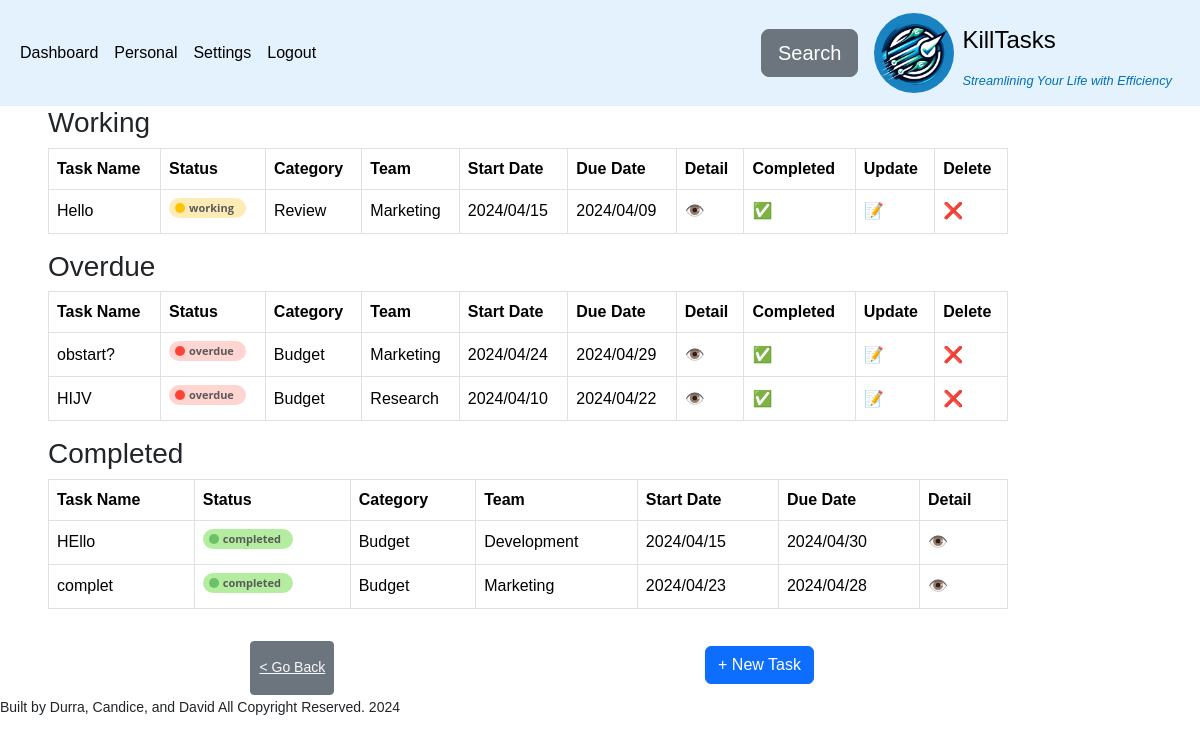
The page /private/personal.php (signed in) on the database as committed earlier.
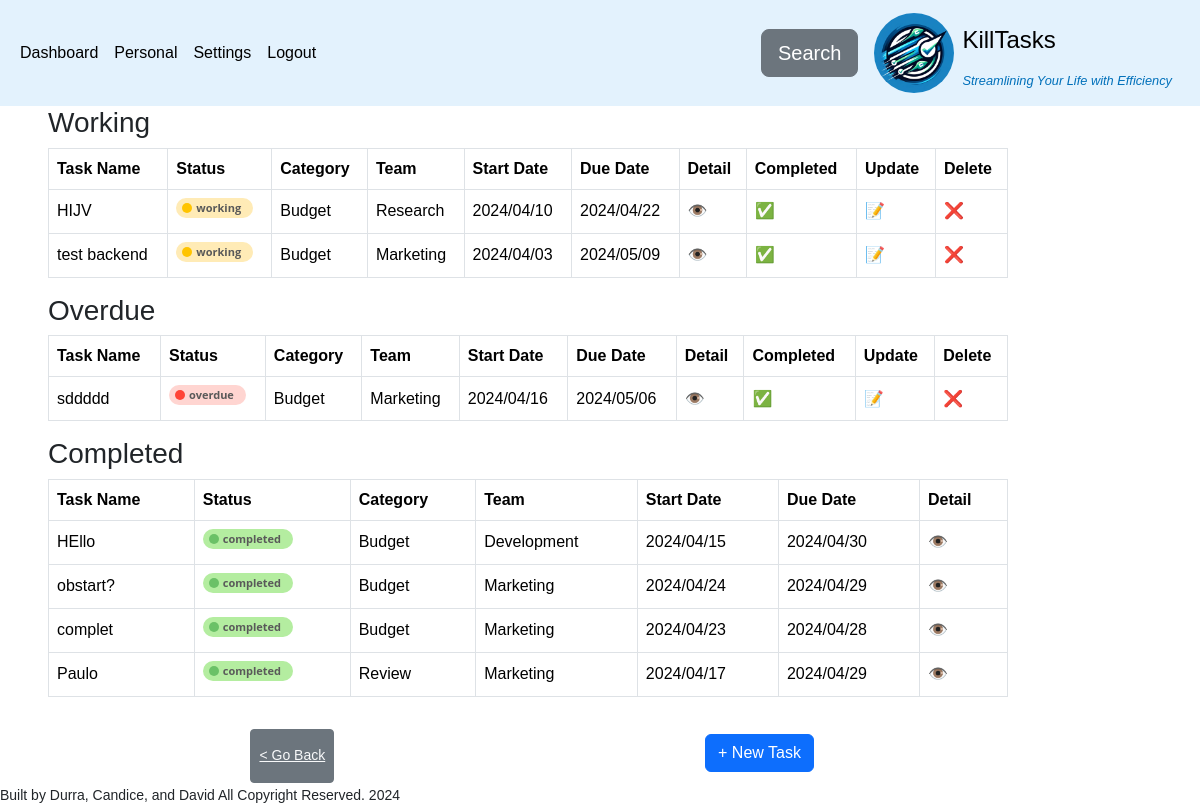
The same page on the database as committed later.
### tables this page shows
CREATE TABLE `task` (
  `task_id` int(11) NOT NULL,
  `task_name` varchar(255) DEFAULT NULL,
  `task_description` varchar(255) DEFAULT NULL,
  `user_email` varchar(50) NOT NULL,
  `category` varchar(50) NOT NULL,
  `status` varchar(50) NOT NULL DEFAULT 'working',
  `team` varchar(50) DEFAULT NULL,
  `created_at` timestamp NOT NULL DEFAULT current_timestamp(),
  `updated_at` datetime DEFAULT current_timestamp() ON UPDATE current_timestamp(),
  `start_date` timestamp NULL DEFAULT NULL,
  `due_date` timestamp NULL DEFAULT NULL,
  `deleted` tinyint(1) NOT NULL DEFAULT 0
);

### partials/search.php (called while the page is built, shortened)
<?php
include_once("../server/service/task.php");
include_once("../server/utils/convertors.php");
$service = new TaskService();
$tasks = $service->get_tasks();
?>

### private/personal.php (called while the page is built, shortened)
<?php include("../partials/header.php") ?>
<?php include("../partials/tasks.php") ?>
<?php include("../partials/footer.php") ?>

### server/config/pdo.php (called while the page is built, shortened)
<?php
  class PdoDao {
    private PDO $pdo;
    private static string $DB_HOST = "localhost";
    private static string $DB_USER = "admin";
    private static string $DB_PASS = "admin";
    private static string $DB_NAME = "killtasks";
    private static string $DB_PORT = "3306";
    function __construct() {
      $dsn = "mysql:host=" . self::$DB_HOST . ";dbname=" . self::$DB_NAME . ";port=" . self::$DB_PORT;
      try {
        $this->pdo = new PDO($dsn, self::$DB_USER, self::$DB_PASS);
        $this->pdo->setAttribute(PDO::ATTR_ERRMODE, PDO::ERRMODE_EXCEPTION);
      } catch (PDOException $e) {
        echo "Connection failed: " . $e->getMessage();
      }
    }
    function get_pdo(): PDO {
      return $this->pdo;
    }
  }

### server/service/task.php (called while the page is built, shortened)
<?php
include_once("../server/model/task.php");
include_once("../server/config/pdo.php");
include_once("../server/utils/convertors.php");
class TaskService
{
  private PDO $conn;
  public function __construct(PdoDao $pdo = new PdoDao())
  {
    $this->conn = $pdo->get_pdo();
  }
  public function get_tasks(): array
  {
    try {
      $sql = "SELECT * FROM task t order by status desc , created_at";
      $statement = $this->conn->prepare($sql);
      $statement->execute();
      $result =  $statement->fetchAll(PDO::FETCH_ASSOC);
      if (!empty($result)) {
        return $result;
      }
    } catch (PDOException $e) {
      echo $e->getMessage();
    }
  }
  public function get_tasks_by_user(string $email)
  {
    try {
      $sql = "SELECT * FROM task t
             WHERE user_email = :user_email
             AND deleted IS FALSE
             ORDER BY status DESC, created_at;
             ";
      $stmt = $this->conn->prepare($sql);
      $stmt->bindParam(':user_email', $email, PDO::PARAM_STR);
      $stmt->execute();
      $result =  $stmt->fetchAll(PDO::FETCH_ASSOC);
      $tasks = [];
      if (!empty($result)) {
        foreach ($result as $row) {
          $task = new Task(
            $row['task_id'],
            $row['task_name'],
            $row['task_description'],
            $row['user_email'],
            $row['category'],
            $row['status'],
            $row['team'],
            $row['start_date'],
            $row['due_date'],
            $row['created_at'],
            $row['updated_at']
          );
          array_push($tasks, $task);
        }
        return $tasks;
      }
    } catch (PDOException $e) {
      echo $e->getMessage();
    }
  }
}

### server/model/task.php (called while the page is built, shortened)
<?php
class Task implements \JsonSerializable
{
  private ?int $task_id;
  private string $task_name;
  private string $category;
  private string $status;
  private string $team;
  private string $start_date;
  private string $due_date;
  function __construct(?int $task_id, string $task_name, string $task_description, string $user_email, string $category, string $status,  string $team, string $start_date, string $due_date, ?string $created_at = null, ?string $updated_at = null)
  {
    $this->task_id = $task_id;
    $this->task_name = $task_name;
    $this->status = strtolower($status);
    $this->category = strtolower($category);
    $this->team = strtolower( $team);
    $this->start_date = $start_date;
    $this->due_date = $due_date;
  }
  public function get_task_id(): int
  {
    return $this->task_id;
  }
  public function get_task_name(): string
  {
    return $this->task_name;
  }
  public function get_team(): string | null
  {
    return $this->team;
  }
  public function get_status(): string
  {
    return $this->status;
  }
  public function get_category(): string | null
  {
    return $this->category;
  }
  public function get_start_date(): string | null
  {
    return $this->start_date;
  }
  public function get_due_date(): string | null
  {
    return $this->due_date;
  }
}

### server/utils/convertors.php (called while the page is built, shortened)
<?php
function string_to_date(?string  $date, string $format = "c")
{
  return $date  ?  date($format, strtotime($date)) : "";
}

### partials/tasks.php (the view, shortened to what the changed rows need)
<?php
include_once("../server/service/task.php");
include_once("../server/config/pdo.php");
include_once("../server/utils/convertors.php");
include_once("../partials/badges.php");
$task_service = new TaskService();
$tasks =  $task_service->get_tasks_by_user($_SESSION['email']);
$groupByStatus = array();
if (isset($task) || empty($tasks)) {
  echo "<h1> No tasks found </h1>";
  return;
} else {
  foreach ($tasks as $key => $value) {
    $groupByStatus[$value->get_status()][] = $value;
  }
}
?>
<main class="table-responsive table_wrapper">
  <?php foreach ($groupByStatus as $status => $tasks) : ?>
    <table class="table table-bordered align-middle">
      <thead>
        <tr>
          <th scope="col">Task Name</th>
          <th scope="col">Status</th>
          <th scope="col">Category</th>
          <th scope="col">Team</th>
          <th scope="col">Start Date</th>
          <th scope="col">Due Date</th>
          <th scope="col"> Detail </th>
          <?php if ($status !== "completed") : ?>
            <th scope="col"> Completed</th>
            <th scope="col">Update</th>
            <th scope="col">Delete</th>
          <?php endif ?>
        </tr>
      </thead>
      <tbody>
        <h3> <?= ucwords($status) ?> </h3>
        <?php foreach ($tasks as $task) : ?>
          <tr>
            <td><?php echo $task->get_task_name() ?></td>
            <td><?= status_badge($task->get_status()) ?> </td>
            <td><?php echo ucwords($task->get_category())  ?? "" ?></td>
            <td><?php echo ucwords($task->get_team()) ?? "" ?></td>
            <td><?php echo string_to_date($task->get_start_date(), 'Y/m/d') ?? "" ?></td>
            <td><?php echo string_to_date($task->get_due_date(), "Y/m/d") ?? "" ?></td>
            <td> <a class="text-decoration-none" href=<?= "../private/task_view.php?task_id=" . $task->get_task_id() ; ?>> 👁️</a></td>
            <?php if ($status !== "completed") : ?>
              <td> <a class="text-decoration-none" href=<?= "../private/personal.php?task_id=" . $task->get_task_id() . "&method=completed"; ?>> ✅</a></td>
              <td> <a class="text-decoration-none" href=<?= "../private/task_update.php?task_id=" . $task->get_task_id(); ?>> 📝 </a></td>
              <td> <a class="text-decoration-none" href=<?= "../private/personal.php?task_id=" . $task->get_task_id() . "&method=delete"; ?>>❌</a></td>
            <?php endif ?>
          </tr>
        <?php endforeach; ?>
      </tbody>
    </table>
  <?php endforeach; ?>
</main>

### partials/header.php (shortened to what the changed rows need)
<?php
$uri = $_SERVER['REQUEST_URI'];
$is_login = str_contains(strtolower($uri), "login");
$is_register = str_contains(strtolower($uri), "register");
$email = $_SESSION['email'] ?? "";
$items = [
  'Dashboard' => '../private/dashboard.php',
  'Personal' => '../private/personal.php',
  'Settings' => '../private/settings.php',
  'Login' => '../auth/login.php',
  'Logout' => '../auth/logout.php'
];
if (isset($_SESSION['session_id'])) {
  unset($items['Login']);
} else {
  unset($items['Logout']);
}
?>
<!DOCTYPE html>
<html lang="en">
<head>
  <link rel="stylesheet" href="../public/style/global.css">
  <link href="https://cdn.jsdelivr.net/npm/bootstrap@5.3.3/dist/css/bootstrap.min.css" rel="stylesheet">
</head>
<body>
  <?php if (!$is_login  &&  !$is_register) : ?>
    <nav class="navbar navbar-expand-lg" style="background-color: #e3f2fd;">
      <div class="container-fluid">
        <div class="collapse navbar-collapse" id="navbarSupportedContent">
          <ul class="navbar-nav me-auto mb-2 mb-lg-0">
            <?php foreach ($items as $li => $link) : ?>
              <li class="nav-item">
                <a class="nav-link active" aria-current="page" href="<?= $li === "Setting" ? "$link?=user_email=$email" : $link ?>"><?php echo $li ?></a>
              </li>
            <?php endforeach; ?>
          </ul>
          <?php include("search.php") ?>
        </div>
      </div>
    </nav>
  <?php endif ?>

### partials/badges.php (shortened to what the changed rows need)
<?php
function status_badge($status)
{
  $color = "";
  switch (strtolower($status)) {
    case "working":
      $color = "warning";
      break;
    case "completed":
      $color = "success";
      break;
    case "overdue":
      $color = "danger";
      break;
  }
  return "<span class='bdg bdg-" . $color  . "'>" . $status . "</span>";
}

Rows that differ between the two databases and show on the page:
no longer on this page (row edited): task: task_name "Hello", status "working", category "Review", team "Marketing", start_date "2024/04/15", due_date "2024/04/09", shown under "Working"
changed task "HIJV": moves from the list under "Overdue" to the list under "Working"
added task: task_name "test backend", status "working", category "Budget", team "Marketing", start_date "2024/04/03", due_date "2024/05/09", shown under "Working"
added task: task_name "sddddd", status "overdue", category "Budget", team "Marketing", start_date "2024/04/16", due_date "2024/05/06", shown under "Overdue"
changed task "obstart?": moves from the list under "Overdue" to the list under "Completed"
added task: task_name "Paulo", status "completed", category "Review", team "Marketing", start_date "2024/04/17", due_date "2024/04/29", shown under "Completed"
